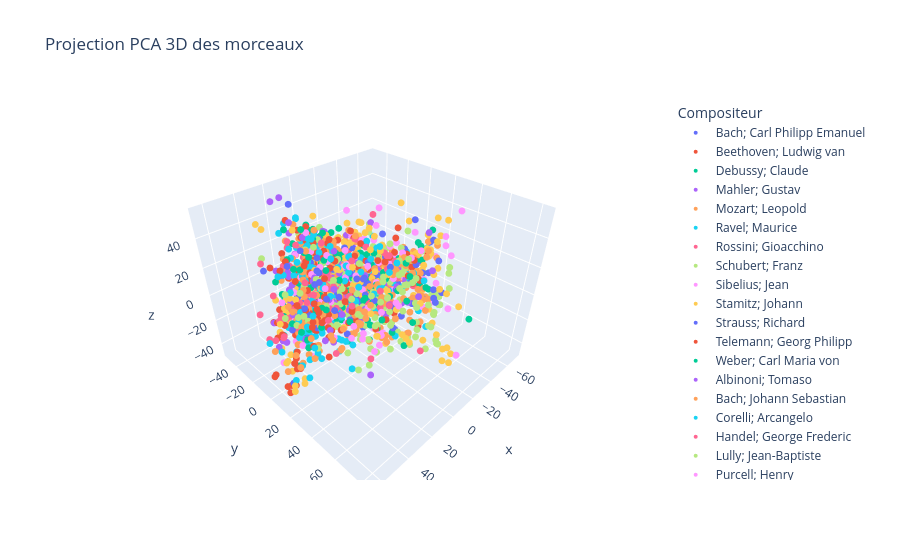

The notebook cell this image was saved under:
### Code cell
from sklearn.decomposition import PCA

# PCA 3D
pca_3d = PCA(n_components=3)
X_pca_3d = pca_3d.fit_transform(X_scaled)

fig = px.scatter_3d(
    x=X_pca_3d[:, 0],
    y=X_pca_3d[:, 1],
    z=X_pca_3d[:, 2],
    color=y,
    labels={'color': 'Compositeur'},
    hover_name=morceaux,
    hover_data={'Compositeur': y, 'Période': periodes},
    title="Projection PCA 3D des morceaux"
)
fig.update_traces(marker=dict(size=4))
fig.show()
